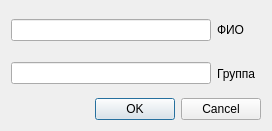
<?xml version="1.0" encoding="UTF-8"?>
<ui version="4.0">
 <class>dialogFIO</class>
 <widget class="QDialog" name="dialogFIO">
  <property name="geometry">
   <rect>
    <x>0</x>
    <y>0</y>
    <width>272</width>
    <height>131</height>
   </rect>
  </property>
  <property name="windowTitle">
   <string>Dialog</string>
  </property>
  <layout class="QGridLayout" name="gridLayout">
   <item row="0" column="0">
    <layout class="QHBoxLayout" name="horizontalLayout_4">
     <item>
      <layout class="QVBoxLayout" name="verticalLayout">
       <item>
        <layout class="QHBoxLayout" name="horizontalLayout">
         <item>
          <widget class="QLineEdit" name="FIO">
           <property name="minimumSize">
            <size>
             <width>200</width>
             <height>0</height>
            </size>
           </property>
           <property name="maximumSize">
            <size>
             <width>200</width>
             <height>16777215</height>
            </size>
           </property>
          </widget>
         </item>
         <item>
          <widget class="QLabel" name="label">
           <property name="text">
            <string>ФИО</string>
           </property>
          </widget>
         </item>
        </layout>
       </item>
       <item>
        <layout class="QHBoxLayout" name="horizontalLayout_2">
         <item>
          <widget class="QLineEdit" name="group">
           <property name="minimumSize">
            <size>
             <width>200</width>
             <height>0</height>
            </size>
           </property>
           <property name="maximumSize">
            <size>
             <width>200</width>
             <height>16777215</height>
            </size>
           </property>
          </widget>
         </item>
         <item>
          <widget class="QLabel" name="label_2">
           <property name="text">
            <string>Группа</string>
           </property>
          </widget>
         </item>
        </layout>
       </item>
      </layout>
     </item>
     <item>
      <spacer name="horizontalSpacer_2">
       <property name="orientation">
        <enum>Qt::Horizontal</enum>
       </property>
       <property name="sizeHint" stdset="0">
        <size>
         <width>40</width>
         <height>20</height>
        </size>
       </property>
      </spacer>
     </item>
    </layout>
   </item>
   <item row="1" column="0">
    <layout class="QHBoxLayout" name="horizontalLayout_3">
     <item>
      <spacer name="horizontalSpacer">
       <property name="orientation">
        <enum>Qt::Horizontal</enum>
       </property>
       <property name="sizeHint" stdset="0">
        <size>
         <width>40</width>
         <height>20</height>
        </size>
       </property>
      </spacer>
     </item>
     <item>
      <widget class="QDialogButtonBox" name="buttonBox">
       <property name="orientation">
        <enum>Qt::Horizontal</enum>
       </property>
       <property name="standardButtons">
        <set>QDialogButtonBox::Cancel|QDialogButtonBox::Ok</set>
       </property>
      </widget>
     </item>
    </layout>
   </item>
  </layout>
 </widget>
 <resources/>
 <connections>
  <connection>
   <sender>buttonBox</sender>
   <signal>accepted()</signal>
   <receiver>dialogFIO</receiver>
   <slot>accept()</slot>
   <hints>
    <hint type="sourcelabel">
     <x>248</x>
     <y>254</y>
    </hint>
    <hint type="destinationlabel">
     <x>157</x>
     <y>274</y>
    </hint>
   </hints>
  </connection>
  <connection>
   <sender>buttonBox</sender>
   <signal>rejected()</signal>
   <receiver>dialogFIO</receiver>
   <slot>reject()</slot>
   <hints>
    <hint type="sourcelabel">
     <x>316</x>
     <y>260</y>
    </hint>
    <hint type="destinationlabel">
     <x>286</x>
     <y>274</y>
    </hint>
   </hints>
  </connection>
 </connections>
</ui>
